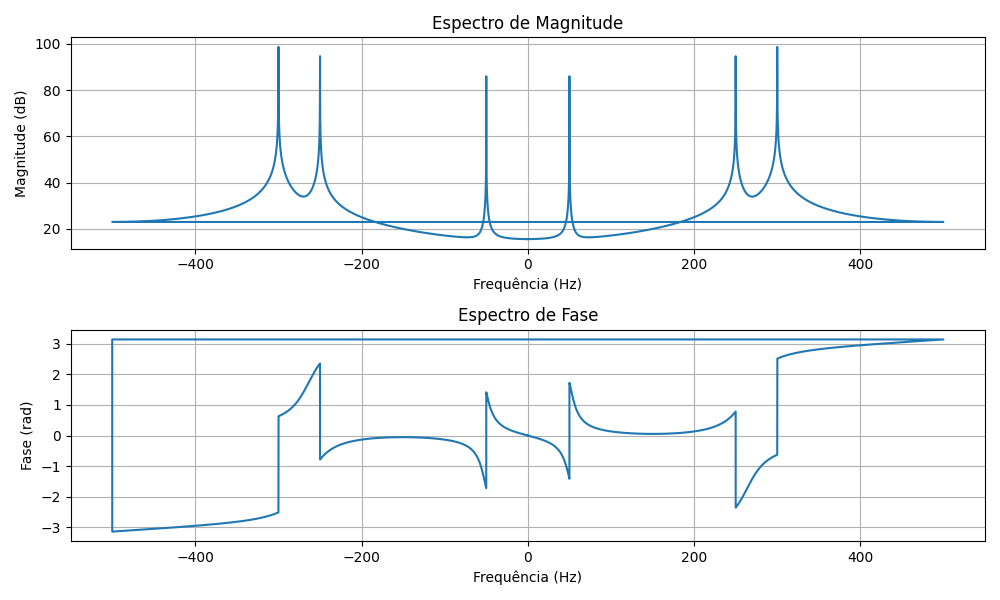

Write Python code to recreate this figure.
import numpy as np
import matplotlib.pyplot as plt

# Definindo o sinal
t = np.linspace(0, 20, 20000)  # Tempo de 0 a 20 segundos com 1 kHz de taxa de amostragem
y = 10 * np.sin(600 * np.pi * t) + 2 * np.sin(100 * np.pi * t) + 6 * np.cos(500 * np.pi * t)

# Calculando a Transformada de Fourier Discreta (FFT)
fft_y = np.fft.fft(y)
freq = np.fft.fftfreq(len(y), d=1/1000)  # Frequências correspondentes à FFT

# Espectro de magnitude
magnitude = np.abs(fft_y)
magnitude_db = 20 * np.log10(magnitude)  # Convertendo para dB

# Espectro de fase
phase = np.angle(fft_y)

# Plotando o espectro de magnitude
plt.figure(figsize=(10, 6))
plt.subplot(2, 1, 1)
plt.plot(freq, magnitude_db)
plt.title('Espectro de Magnitude')
plt.xlabel('Frequência (Hz)')
plt.ylabel('Magnitude (dB)')
plt.grid()

# Plotando o espectro de fase
plt.subplot(2, 1, 2)
plt.plot(freq, phase)
plt.title('Espectro de Fase')
plt.xlabel('Frequência (Hz)')
plt.ylabel('Fase (rad)')
plt.grid()

plt.tight_layout()
plt.show()

# Faixa dinâmica da FFT
dynamic_range = np.max(magnitude_db) - np.min(magnitude_db)
print("Faixa dinâmica da FFT:", dynamic_range, "dB")

# Resolução espectral da FFT
resolution = freq[1] - freq[0]
print("Resolução espectral da FFT:", resolution, "Hz")
